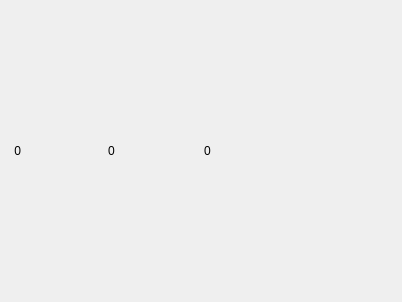
<?xml version="1.0" encoding="UTF-8"?>
<ui version="4.0">
 <class>JointListItem</class>
 <widget class="QWidget" name="JointListItem">
  <property name="geometry">
   <rect>
    <x>0</x>
    <y>0</y>
    <width>402</width>
    <height>302</height>
   </rect>
  </property>
  <property name="windowTitle">
   <string>Form</string>
  </property>
  <layout class="QGridLayout" name="gridLayout">
   <item row="1" column="0">
    <widget class="QLabel" name="nodeidLabel">
     <property name="text">
      <string> 0</string>
     </property>
    </widget>
   </item>
   <item row="1" column="3">
    <widget class="QLabel" name="enableIcon">
     <property name="text">
      <string/>
     </property>
     <property name="pixmap">
      <pixmap resource="../resources/resources.qrc">:/icons/circle-check.svg</pixmap>
     </property>
    </widget>
   </item>
   <item row="1" column="1">
    <widget class="QLabel" name="legNumberLabel">
     <property name="text">
      <string>0</string>
     </property>
    </widget>
   </item>
   <item row="1" column="2">
    <widget class="QLabel" name="jointTypeLabel">
     <property name="text">
      <string>0</string>
     </property>
    </widget>
   </item>
  </layout>
 </widget>
 <resources>
  <include location="../resources/resources.qrc"/>
 </resources>
 <connections/>
</ui>
